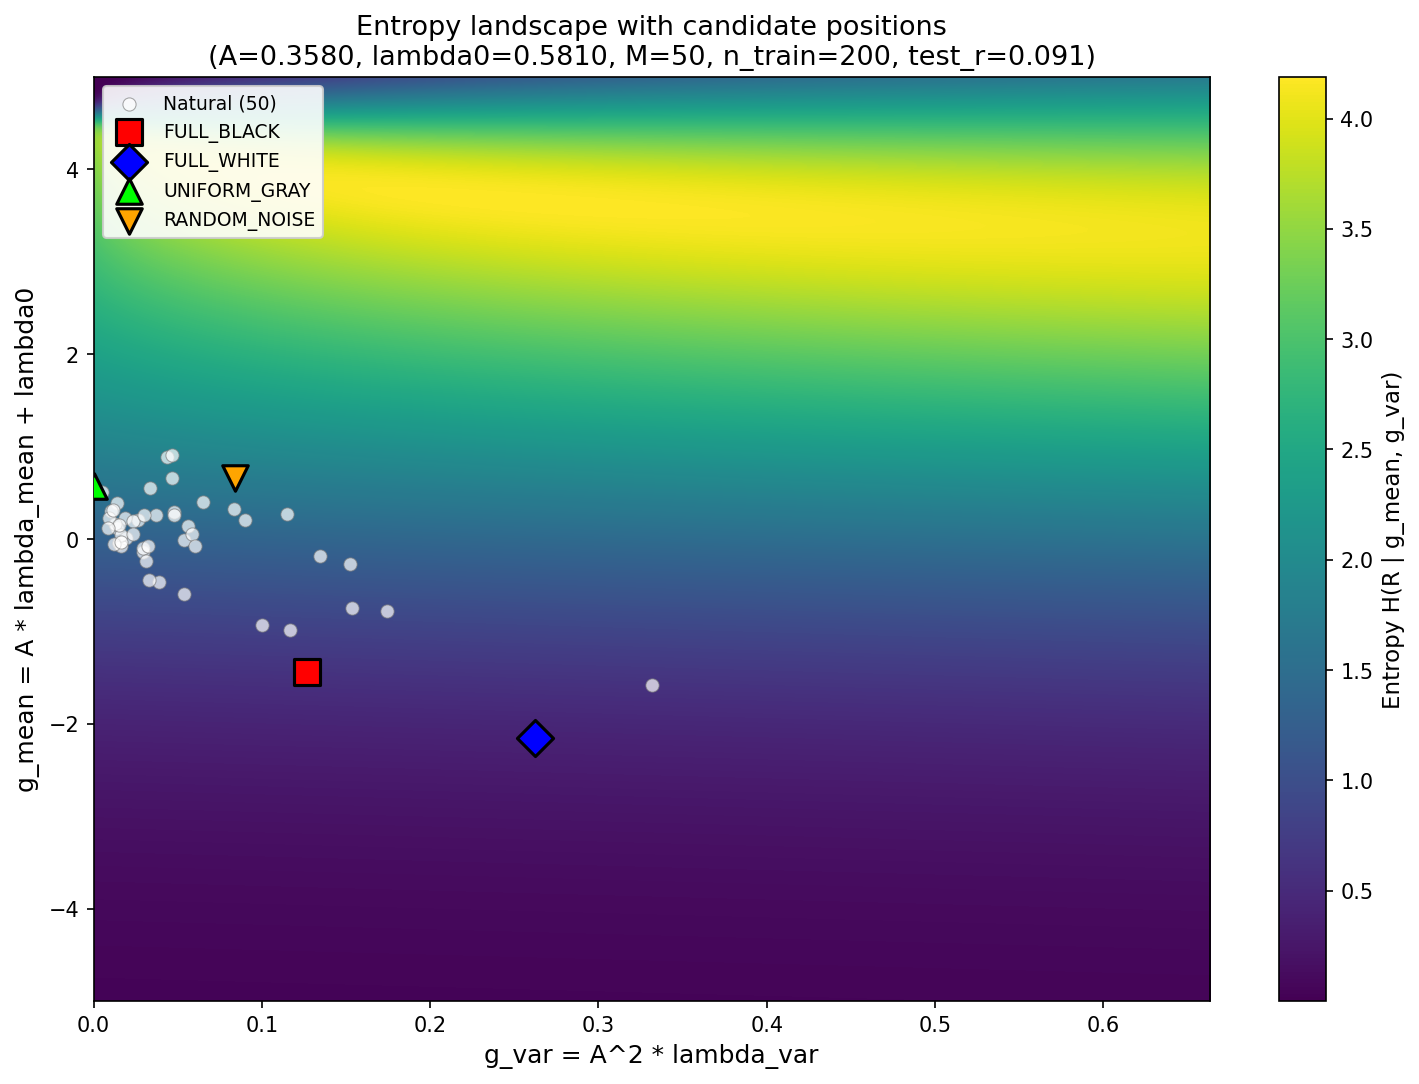

Reproduce this figure in Python.
"""
Entropy landscape check: overlay candidate positions on entropy heatmap.
Created by Claude.

Computes (g_mean, g_var) for each candidate and plots them on top of the
H(R | g_mean, g_var) entropy landscape. This shows whether candidates fall
in the entropy dead zone (H ~ 0) where utility is trivially zero.

Usage:
    python investigations/validate_utility/entropy_landscape_check.py
"""

import sys
import time
import torch
import numpy as np
from pathlib import Path
import matplotlib
matplotlib.use('Agg')
import matplotlib.pyplot as plt

# ---------------------------------------------------------------------------
# Path setup
# ---------------------------------------------------------------------------
_script_dir = Path(__file__).resolve().parent
_gpytorch_dir = _script_dir.parent.parent
sys.path.insert(0, str(_gpytorch_dir))

from run_single_mode import run_single_config, build_config_from_defaults

# Import compute_H with side-effect guard
_repo_root = _gpytorch_dir.parent.parent
_scripts_dir = _repo_root / "scripts"

_prev_path = sys.path.copy()
_prev_dtype = torch.get_default_dtype()

sys.path.append(str(_repo_root))
sys.path.append(str(_scripts_dir / "1D_playground"))

from gp_utility_playground import compute_H

sys.path = _prev_path
torch.set_default_dtype(_prev_dtype)

# ---------------------------------------------------------------------------
# Investigation parameters
# ---------------------------------------------------------------------------
N_NATURAL_CANDIDATES = 50
N_GRID = 300  # entropy grid resolution


def main():
    # =========================================================================
    # 1. Train model
    # =========================================================================
    print("=" * 70)
    print("Step 1: Training default_gpy model")
    print("=" * 70)

    config = build_config_from_defaults(M=50, n_train=200)
    result = run_single_config(config)

    model = result['_model']
    likelihood = result['_likelihood']
    indices_train = result['_indices_train']
    r_max = config['r_max']

    model.eval()
    A = likelihood.A.squeeze()
    lambda0 = likelihood.lambda0.squeeze()
    print(f"\nModel trained: test_r={result['test_r']:.4f}")
    print(f"A={A.item():.4f}, lambda0={lambda0.item():.4f}")

    # =========================================================================
    # 2. Build candidate sets
    # =========================================================================
    print("\n" + "=" * 70)
    print("Step 2: Building candidate sets")
    print("=" * 70)

    data_path = _gpytorch_dir.parent.parent / 'notebooks' / 'PNAS_paper_sorted_data.npz'
    data = np.load(data_path)
    dtype = torch.float32
    device = next(model.parameters()).device

    X_all = torch.cat([
        torch.tensor(data['images_train'], dtype=dtype),
        torch.tensor(data['images_val'], dtype=dtype),
    ], dim=0)
    X_all = X_all.reshape(X_all.shape[0], -1).to(device)

    all_indices = set(range(X_all.shape[0]))
    train_indices = set(indices_train.cpu().numpy().tolist())
    pool_indices = sorted(all_indices - train_indices)
    X_pool = X_all[pool_indices]

    n_natural = N_NATURAL_CANDIDATES
    X_natural = X_pool[:n_natural]

    n_pixels = X_all.shape[1]
    pixel_min = X_all.min().item()
    pixel_max = X_all.max().item()

    torch.manual_seed(999)
    X_black = torch.full((1, n_pixels), pixel_min, dtype=dtype, device=device)
    X_white = torch.full((1, n_pixels), pixel_max, dtype=dtype, device=device)
    X_gray = torch.full((1, n_pixels), 0.0, dtype=dtype, device=device)
    X_noise = torch.randn(1, n_pixels, dtype=dtype, device=device)

    X_candidates = torch.cat([X_natural, X_black, X_white, X_gray, X_noise], dim=0)

    # =========================================================================
    # 3. Compute (g_mean, g_var) for all candidates
    # =========================================================================
    print("\n" + "=" * 70)
    print("Step 3: Computing GP posterior → log-firing rate moments")
    print("=" * 70)

    with torch.no_grad():
        posterior = model(X_candidates)
        lambda_mean = posterior.mean
        lambda_var = posterior.variance

    g_mean = (A * lambda_mean + lambda0).cpu()
    g_var = (A ** 2 * lambda_var).cpu()
    firing_rate = torch.exp(g_mean)

    # Compute H at exact candidate points
    with torch.no_grad():
        H_at_candidates = compute_H(
            lambda_mean, lambda_var, r_max=r_max, a=A, lambda0=lambda0
        ).cpu()

    # =========================================================================
    # 4. Print table
    # =========================================================================
    print(f"\n--- Candidate positions on entropy landscape ---")
    print(f"{'Type':<20} {'g_mean':>8} {'g_var':>10} {'exp(g_m)':>9} {'H':>8}")
    print("-" * 58)

    nat = slice(0, n_natural)
    print(f"{'Natural (mean)':<20} {g_mean[nat].mean().item():>8.4f} "
          f"{g_var[nat].mean().item():>10.6f} "
          f"{firing_rate[nat].mean().item():>9.4f} "
          f"{H_at_candidates[nat].mean().item():>8.4f}")
    print(f"{'Natural (std)':<20} {g_mean[nat].std().item():>8.4f} "
          f"{g_var[nat].std().item():>10.6f} "
          f"{firing_rate[nat].std().item():>9.4f} "
          f"{H_at_candidates[nat].std().item():>8.4f}")
    print(f"{'Natural (min)':<20} {g_mean[nat].min().item():>8.4f} "
          f"{g_var[nat].min().item():>10.6f} "
          f"{firing_rate[nat].min().item():>9.4f} "
          f"{H_at_candidates[nat].min().item():>8.4f}")
    print(f"{'Natural (max)':<20} {g_mean[nat].max().item():>8.4f} "
          f"{g_var[nat].max().item():>10.6f} "
          f"{firing_rate[nat].max().item():>9.4f} "
          f"{H_at_candidates[nat].max().item():>8.4f}")

    for name, idx in [("FULL_BLACK", n_natural), ("FULL_WHITE", n_natural + 1),
                      ("UNIFORM_GRAY", n_natural + 2), ("RANDOM_NOISE", n_natural + 3)]:
        print(f"{name:<20} {g_mean[idx].item():>8.4f} "
              f"{g_var[idx].item():>10.6f} "
              f"{firing_rate[idx].item():>9.4f} "
              f"{H_at_candidates[idx].item():>8.4f}")

    # =========================================================================
    # 5. Compute entropy grid
    # =========================================================================
    print(f"\n" + "=" * 70)
    print("Step 4: Computing entropy grid for heatmap")
    print("=" * 70)

    # Determine range from data with margin
    all_g = g_mean
    all_gv = g_var
    mu_min = min(all_g.min().item() - 1.0, -5.0)
    mu_max = max(all_g.max().item() + 1.0, 5.0)
    sigma2_min = 0.0
    sigma2_max = max(all_gv.max().item() * 2.0, 0.5)

    print(f"Grid range: mu=[{mu_min:.2f}, {mu_max:.2f}], sigma2=[{sigma2_min:.4f}, {sigma2_max:.4f}]")

    mu_range = torch.linspace(mu_min, mu_max, N_GRID, dtype=torch.float32, device=device)
    sigma2_range = torch.linspace(sigma2_min, sigma2_max, N_GRID, dtype=torch.float32, device=device)

    mu_grid, sigma2_grid = torch.meshgrid(mu_range, sigma2_range, indexing='ij')
    mu_flat = mu_grid.flatten()
    sigma2_flat = sigma2_grid.flatten()

    t0 = time.time()
    with torch.no_grad():
        # Grid is already in log-firing rate space, so a=1, lambda0=0
        H_flat = compute_H(mu_flat, sigma2_flat, r_max=r_max, a=1.0, lambda0=0.0)
    elapsed = time.time() - t0
    print(f"Entropy grid ({N_GRID}x{N_GRID} = {N_GRID**2} points) computed in {elapsed:.1f}s")

    H_grid = H_flat.reshape(N_GRID, N_GRID).cpu().numpy()
    mu_np = mu_range.cpu().numpy()
    sigma2_np = sigma2_range.cpu().numpy()

    # =========================================================================
    # 6. Plot
    # =========================================================================
    print(f"\n" + "=" * 70)
    print("Step 5: Generating plot")
    print("=" * 70)

    fig, ax = plt.subplots(figsize=(12, 8))

    # Heatmap background
    im = ax.imshow(H_grid, origin='lower', aspect='auto',
                   extent=[sigma2_np.min(), sigma2_np.max(), mu_np.min(), mu_np.max()],
                   cmap='viridis', interpolation='bilinear')
    cbar = plt.colorbar(im, ax=ax)
    cbar.set_label('Entropy H(R | g_mean, g_var)', fontsize=11)

    # Natural images scatter
    ax.scatter(g_var[:n_natural].numpy(), g_mean[:n_natural].numpy(),
               c='white', marker='o', s=40, alpha=0.7, edgecolors='gray',
               linewidths=0.5, label=f'Natural ({n_natural})', zorder=4)

    # Synthetic markers
    synth_styles = [
        ("FULL_BLACK", n_natural, 'red', 's'),
        ("FULL_WHITE", n_natural + 1, 'blue', 'D'),
        ("UNIFORM_GRAY", n_natural + 2, 'lime', '^'),
        ("RANDOM_NOISE", n_natural + 3, 'orange', 'v'),
    ]
    for name, idx, color, marker in synth_styles:
        ax.scatter(g_var[idx].item(), g_mean[idx].item(),
                   c=color, marker=marker, s=150, edgecolors='black',
                   linewidths=1.5, label=name, zorder=5)

    ax.set_xlabel('g_var = A^2 * lambda_var', fontsize=12)
    ax.set_ylabel('g_mean = A * lambda_mean + lambda0', fontsize=12)
    ax.set_title(f'Entropy landscape with candidate positions\n'
                 f'(A={A.item():.4f}, lambda0={lambda0.item():.4f}, '
                 f'M=50, n_train=200, test_r={result["test_r"]:.3f})',
                 fontsize=13)
    ax.legend(loc='upper left', fontsize=9, framealpha=0.9)

    save_path = _script_dir / 'entropy_landscape_check.png'
    plt.savefig(save_path, dpi=150, bbox_inches='tight')
    print(f"Saved: {save_path}")
    plt.close()

    # =========================================================================
    # 7. Diagnosis summary
    # =========================================================================
    print(f"\n" + "=" * 70)
    print("DIAGNOSIS")
    print("=" * 70)
    print(f"Entropy non-zero band (from heatmap): approx g_mean in [-3, +5]")
    print(f"Natural images g_mean range: [{g_mean[:n_natural].min().item():.2f}, "
          f"{g_mean[:n_natural].max().item():.2f}]")
    print(f"FULL_BLACK g_mean: {g_mean[n_natural].item():.2f} "
          f"({'IN band' if -3 < g_mean[n_natural].item() < 5 else 'OUT of band'})")
    print(f"FULL_WHITE g_mean: {g_mean[n_natural + 1].item():.2f} "
          f"({'IN band' if -3 < g_mean[n_natural + 1].item() < 5 else 'OUT of band'})")
    print(f"UNIFORM_GRAY g_mean: {g_mean[n_natural + 2].item():.2f}")
    print(f"RANDOM_NOISE g_mean: {g_mean[n_natural + 3].item():.2f}")

    print(f"\nConclusion:")
    if g_mean[n_natural].item() < -2 or g_mean[n_natural + 1].item() < -2:
        print(f"  Extreme stimuli map to LOW g_mean (low predicted firing rate).")
        print(f"  Poisson concentrated at r=0 → low entropy → low utility.")
        print(f"  This is correct GP behavior, but makes extreme stimuli poor")
        print(f"  candidates for testing utility function separation.")
    else:
        print(f"  All candidates fall within the non-zero entropy band.")
        print(f"  The entropy landscape is not the primary issue.")


if __name__ == "__main__":
    main()
